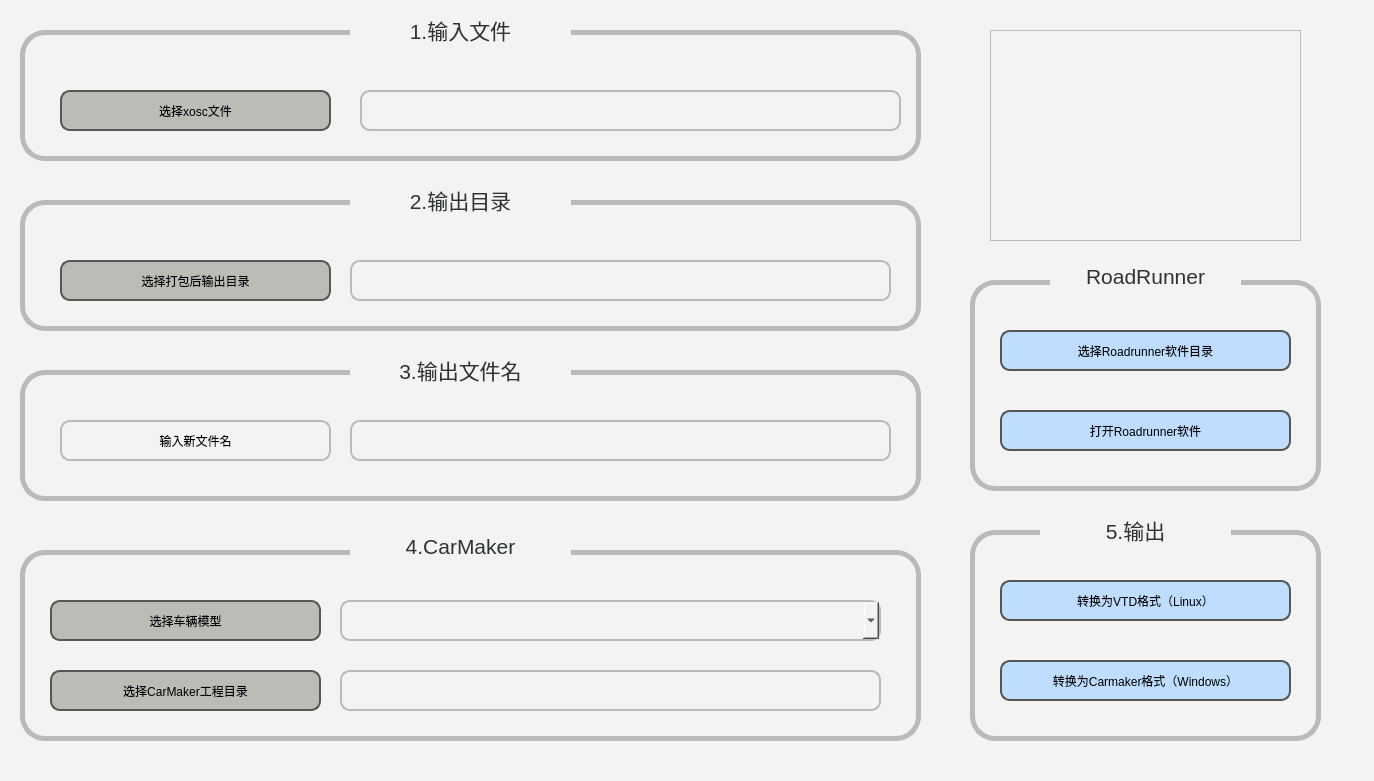
<?xml version="1.0" encoding="UTF-8"?>
<ui version="4.0">
 <class>MainWindow</class>
 <widget class="QDialog" name="MainWindow">
  <property name="geometry">
   <rect>
    <x>0</x>
    <y>0</y>
    <width>1374</width>
    <height>781</height>
   </rect>
  </property>
  <property name="windowTitle">
   <string>OpenX</string>
  </property>
  <property name="autoFillBackground">
   <bool>false</bool>
  </property>
  <property name="styleSheet">
   <string notr="true">background-color: rgb(243, 243, 243);</string>
  </property>
  <widget class="QPushButton" name="select_input">
   <property name="geometry">
    <rect>
     <x>60</x>
     <y>90</y>
     <width>271</width>
     <height>41</height>
    </rect>
   </property>
   <property name="styleSheet">
    <string notr="true">border:2px solid rgb(85, 87, 83);
background-color: rgb(186, 189, 182);
border-radius:10px</string>
   </property>
   <property name="text">
    <string>选择xosc文件</string>
   </property>
  </widget>
  <widget class="QLineEdit" name="show_input">
   <property name="geometry">
    <rect>
     <x>360</x>
     <y>90</y>
     <width>541</width>
     <height>41</height>
    </rect>
   </property>
   <property name="styleSheet">
    <string notr="true">border:2px solid rgb(186,186,186);
border-radius:10px</string>
   </property>
   <property name="text">
    <string/>
   </property>
  </widget>
  <widget class="QPushButton" name="select_output">
   <property name="geometry">
    <rect>
     <x>60</x>
     <y>260</y>
     <width>271</width>
     <height>41</height>
    </rect>
   </property>
   <property name="styleSheet">
    <string notr="true">border:2px solid rgb(85, 87, 83);
background-color: rgb(186, 189, 182);
border-radius:10px</string>
   </property>
   <property name="text">
    <string>选择打包后输出目录</string>
   </property>
  </widget>
  <widget class="QTextEdit" name="textEdit_2">
   <property name="geometry">
    <rect>
     <x>350</x>
     <y>180</y>
     <width>221</width>
     <height>41</height>
    </rect>
   </property>
   <property name="styleSheet">
    <string notr="true">border:0px solid rgb(186,186,186);
background-color: rgb(243, 243, 243);
border-radius:10px</string>
   </property>
   <property name="html">
    <string>&lt;!DOCTYPE HTML PUBLIC &quot;-//W3C//DTD HTML 4.0//EN&quot; &quot;http://www.w3.org/TR/REC-html40/strict.dtd&quot;&gt;
&lt;html&gt;&lt;head&gt;&lt;meta name=&quot;qrichtext&quot; content=&quot;1&quot; /&gt;&lt;style type=&quot;text/css&quot;&gt;
p, li { white-space: pre-wrap; }
&lt;/style&gt;&lt;/head&gt;&lt;body style=&quot; font-family:'Ubuntu'; font-size:11pt; font-weight:400; font-style:normal;&quot;&gt;
&lt;p align=&quot;center&quot; style=&quot; margin-top:0px; margin-bottom:0px; margin-left:0px; margin-right:0px; -qt-block-indent:0; text-indent:0px;&quot;&gt;&lt;span style=&quot; font-size:16pt; color:#2e3436;&quot;&gt;2.输出目录&lt;/span&gt;&lt;/p&gt;&lt;/body&gt;&lt;/html&gt;</string>
   </property>
  </widget>
  <widget class="QLineEdit" name="show_output">
   <property name="geometry">
    <rect>
     <x>350</x>
     <y>260</y>
     <width>541</width>
     <height>41</height>
    </rect>
   </property>
   <property name="styleSheet">
    <string notr="true">border:2px solid rgb(186,186,186);
border-radius:10px</string>
   </property>
   <property name="text">
    <string/>
   </property>
  </widget>
  <widget class="QPushButton" name="pushButton">
   <property name="geometry">
    <rect>
     <x>1000</x>
     <y>580</y>
     <width>291</width>
     <height>41</height>
    </rect>
   </property>
   <property name="styleSheet">
    <string notr="true">border:2px solid rgb(85, 87, 83);
background-color: rgb(190, 221, 255);
border-radius:10px
</string>
   </property>
   <property name="text">
    <string>转换为VTD格式（Linux）</string>
   </property>
  </widget>
  <widget class="QLineEdit" name="new_filename">
   <property name="geometry">
    <rect>
     <x>350</x>
     <y>420</y>
     <width>541</width>
     <height>41</height>
    </rect>
   </property>
   <property name="styleSheet">
    <string notr="true">border:2px solid rgb(186,186,186);
border-radius:10px</string>
   </property>
   <property name="text">
    <string/>
   </property>
  </widget>
  <widget class="QPushButton" name="select_folder">
   <property name="geometry">
    <rect>
     <x>50</x>
     <y>600</y>
     <width>271</width>
     <height>41</height>
    </rect>
   </property>
   <property name="styleSheet">
    <string notr="true">border:2px solid rgb(85, 87, 83);
background-color: rgb(186, 189, 182);
border-radius:10px</string>
   </property>
   <property name="text">
    <string>选择车辆模型</string>
   </property>
  </widget>
  <widget class="QComboBox" name="comboBox">
   <property name="geometry">
    <rect>
     <x>340</x>
     <y>600</y>
     <width>541</width>
     <height>41</height>
    </rect>
   </property>
   <property name="styleSheet">
    <string notr="true">border:2px solid rgb(186,186,186);
border-radius:10px</string>
   </property>
  </widget>
  <widget class="QPushButton" name="open_soft">
   <property name="geometry">
    <rect>
     <x>1000</x>
     <y>410</y>
     <width>291</width>
     <height>41</height>
    </rect>
   </property>
   <property name="styleSheet">
    <string notr="true">border:2px solid rgb(85, 87, 83);
background-color: rgb(190, 221, 255);
border-radius:10px
</string>
   </property>
   <property name="text">
    <string>打开Roadrunner软件</string>
   </property>
  </widget>
  <widget class="QPushButton" name="carmaker">
   <property name="geometry">
    <rect>
     <x>1000</x>
     <y>660</y>
     <width>291</width>
     <height>41</height>
    </rect>
   </property>
   <property name="styleSheet">
    <string notr="true">border:2px solid rgb(85, 87, 83);
background-color: rgb(190, 221, 255);
border-radius:10px
</string>
   </property>
   <property name="text">
    <string>转换为Carmaker格式（Windows）</string>
   </property>
  </widget>
  <widget class="QLineEdit" name="show_carmaker">
   <property name="geometry">
    <rect>
     <x>340</x>
     <y>670</y>
     <width>541</width>
     <height>41</height>
    </rect>
   </property>
   <property name="styleSheet">
    <string notr="true">border:2px solid rgb(186,186,186);
border-radius:10px</string>
   </property>
   <property name="text">
    <string/>
   </property>
  </widget>
  <widget class="QPushButton" name="carmaker_input">
   <property name="geometry">
    <rect>
     <x>50</x>
     <y>670</y>
     <width>271</width>
     <height>41</height>
    </rect>
   </property>
   <property name="styleSheet">
    <string notr="true">border:2px solid rgb(85, 87, 83);
background-color: rgb(186, 189, 182);
border-radius:10px</string>
   </property>
   <property name="text">
    <string>选择CarMaker工程目录</string>
   </property>
  </widget>
  <widget class="QFrame" name="frame">
   <property name="geometry">
    <rect>
     <x>990</x>
     <y>30</y>
     <width>311</width>
     <height>211</height>
    </rect>
   </property>
   <property name="styleSheet">
    <string notr="true">border-image: url(:/DSXW/DSXW.png);
border-image: url(:/DSXW/DSXW.png);</string>
   </property>
   <property name="frameShape">
    <enum>QFrame::StyledPanel</enum>
   </property>
   <property name="frameShadow">
    <enum>QFrame::Raised</enum>
   </property>
  </widget>
  <widget class="QPushButton" name="blank">
   <property name="geometry">
    <rect>
     <x>20</x>
     <y>30</y>
     <width>901</width>
     <height>131</height>
    </rect>
   </property>
   <property name="styleSheet">
    <string notr="true">border:5px solid rgb(186,186,186);
background-color: rgb(243, 243, 243);
border-radius:25px</string>
   </property>
   <property name="text">
    <string/>
   </property>
  </widget>
  <widget class="QPushButton" name="blank_3">
   <property name="geometry">
    <rect>
     <x>20</x>
     <y>550</y>
     <width>901</width>
     <height>191</height>
    </rect>
   </property>
   <property name="styleSheet">
    <string notr="true">border:5px solid rgb(186,186,186);
border-radius:25px</string>
   </property>
   <property name="text">
    <string/>
   </property>
  </widget>
  <widget class="QPushButton" name="blank_4">
   <property name="geometry">
    <rect>
     <x>20</x>
     <y>370</y>
     <width>901</width>
     <height>131</height>
    </rect>
   </property>
   <property name="styleSheet">
    <string notr="true">border:5px solid rgb(186,186,186);
border-radius:25px</string>
   </property>
   <property name="text">
    <string/>
   </property>
  </widget>
  <widget class="QPushButton" name="blank_2">
   <property name="geometry">
    <rect>
     <x>20</x>
     <y>200</y>
     <width>901</width>
     <height>131</height>
    </rect>
   </property>
   <property name="styleSheet">
    <string notr="true">border:5px solid rgb(186,186,186);
border-radius:25px</string>
   </property>
   <property name="text">
    <string/>
   </property>
  </widget>
  <widget class="QPushButton" name="select_folder_2">
   <property name="geometry">
    <rect>
     <x>60</x>
     <y>420</y>
     <width>271</width>
     <height>41</height>
    </rect>
   </property>
   <property name="styleSheet">
    <string notr="true">border:2px solid rgb(186,186,186);
border-radius:10px</string>
   </property>
   <property name="text">
    <string>输入新文件名</string>
   </property>
  </widget>
  <widget class="QTextEdit" name="textEdit_3">
   <property name="geometry">
    <rect>
     <x>350</x>
     <y>350</y>
     <width>221</width>
     <height>41</height>
    </rect>
   </property>
   <property name="styleSheet">
    <string notr="true">border:0px solid rgb(186,186,186);
background-color: rgb(243, 243, 243);
border-radius:10px</string>
   </property>
   <property name="html">
    <string>&lt;!DOCTYPE HTML PUBLIC &quot;-//W3C//DTD HTML 4.0//EN&quot; &quot;http://www.w3.org/TR/REC-html40/strict.dtd&quot;&gt;
&lt;html&gt;&lt;head&gt;&lt;meta name=&quot;qrichtext&quot; content=&quot;1&quot; /&gt;&lt;style type=&quot;text/css&quot;&gt;
p, li { white-space: pre-wrap; }
&lt;/style&gt;&lt;/head&gt;&lt;body style=&quot; font-family:'Ubuntu'; font-size:11pt; font-weight:400; font-style:normal;&quot;&gt;
&lt;p align=&quot;center&quot; style=&quot; margin-top:0px; margin-bottom:0px; margin-left:0px; margin-right:0px; -qt-block-indent:0; text-indent:0px;&quot;&gt;&lt;span style=&quot; font-size:16pt; color:#2e3436;&quot;&gt;3.输出文件名&lt;/span&gt;&lt;/p&gt;&lt;/body&gt;&lt;/html&gt;</string>
   </property>
  </widget>
  <widget class="QTextEdit" name="textEdit_4">
   <property name="geometry">
    <rect>
     <x>350</x>
     <y>530</y>
     <width>221</width>
     <height>41</height>
    </rect>
   </property>
   <property name="styleSheet">
    <string notr="true">border:0px solid rgb(186,186,186);
background-color: rgb(243, 243, 243);
border-radius:10px</string>
   </property>
   <property name="html">
    <string>&lt;!DOCTYPE HTML PUBLIC &quot;-//W3C//DTD HTML 4.0//EN&quot; &quot;http://www.w3.org/TR/REC-html40/strict.dtd&quot;&gt;
&lt;html&gt;&lt;head&gt;&lt;meta name=&quot;qrichtext&quot; content=&quot;1&quot; /&gt;&lt;style type=&quot;text/css&quot;&gt;
p, li { white-space: pre-wrap; }
&lt;/style&gt;&lt;/head&gt;&lt;body style=&quot; font-family:'Ubuntu'; font-size:11pt; font-weight:400; font-style:normal;&quot;&gt;
&lt;p align=&quot;center&quot; style=&quot; margin-top:0px; margin-bottom:0px; margin-left:0px; margin-right:0px; -qt-block-indent:0; text-indent:0px;&quot;&gt;&lt;span style=&quot; font-size:16pt; color:#2e3436;&quot;&gt;4.CarMaker&lt;/span&gt;&lt;/p&gt;&lt;/body&gt;&lt;/html&gt;</string>
   </property>
  </widget>
  <widget class="QPushButton" name="blank_5">
   <property name="geometry">
    <rect>
     <x>970</x>
     <y>530</y>
     <width>351</width>
     <height>211</height>
    </rect>
   </property>
   <property name="styleSheet">
    <string notr="true">border:5px solid rgb(186,186,186);
border-radius:25px</string>
   </property>
   <property name="text">
    <string/>
   </property>
  </widget>
  <widget class="QTextEdit" name="textEdit_5">
   <property name="geometry">
    <rect>
     <x>1040</x>
     <y>510</y>
     <width>191</width>
     <height>41</height>
    </rect>
   </property>
   <property name="styleSheet">
    <string notr="true">border:0px solid rgb(186,186,186);
background-color: rgb(243, 243, 243);
border-radius:10px</string>
   </property>
   <property name="html">
    <string>&lt;!DOCTYPE HTML PUBLIC &quot;-//W3C//DTD HTML 4.0//EN&quot; &quot;http://www.w3.org/TR/REC-html40/strict.dtd&quot;&gt;
&lt;html&gt;&lt;head&gt;&lt;meta name=&quot;qrichtext&quot; content=&quot;1&quot; /&gt;&lt;style type=&quot;text/css&quot;&gt;
p, li { white-space: pre-wrap; }
&lt;/style&gt;&lt;/head&gt;&lt;body style=&quot; font-family:'Ubuntu'; font-size:11pt; font-weight:400; font-style:normal;&quot;&gt;
&lt;p align=&quot;center&quot; style=&quot; margin-top:0px; margin-bottom:0px; margin-left:0px; margin-right:0px; -qt-block-indent:0; text-indent:0px;&quot;&gt;&lt;span style=&quot; font-size:16pt; color:#2e3436;&quot;&gt;5.输出&lt;/span&gt;&lt;/p&gt;&lt;/body&gt;&lt;/html&gt;</string>
   </property>
  </widget>
  <widget class="QTextEdit" name="textEdit_6">
   <property name="geometry">
    <rect>
     <x>350</x>
     <y>10</y>
     <width>221</width>
     <height>41</height>
    </rect>
   </property>
   <property name="styleSheet">
    <string notr="true">border:0px solid rgb(186,186,186);
background-color: rgb(243, 243, 243);
border-radius:10px</string>
   </property>
   <property name="html">
    <string>&lt;!DOCTYPE HTML PUBLIC &quot;-//W3C//DTD HTML 4.0//EN&quot; &quot;http://www.w3.org/TR/REC-html40/strict.dtd&quot;&gt;
&lt;html&gt;&lt;head&gt;&lt;meta name=&quot;qrichtext&quot; content=&quot;1&quot; /&gt;&lt;style type=&quot;text/css&quot;&gt;
p, li { white-space: pre-wrap; }
&lt;/style&gt;&lt;/head&gt;&lt;body style=&quot; font-family:'Ubuntu'; font-size:11pt; font-weight:400; font-style:normal;&quot;&gt;
&lt;p align=&quot;center&quot; style=&quot; margin-top:0px; margin-bottom:0px; margin-left:0px; margin-right:0px; -qt-block-indent:0; text-indent:0px;&quot;&gt;&lt;span style=&quot; font-size:16pt; color:#2e3436;&quot;&gt;1.输入文件&lt;/span&gt;&lt;/p&gt;&lt;/body&gt;&lt;/html&gt;</string>
   </property>
  </widget>
  <widget class="QTextEdit" name="textEdit_7">
   <property name="geometry">
    <rect>
     <x>1050</x>
     <y>260</y>
     <width>191</width>
     <height>41</height>
    </rect>
   </property>
   <property name="styleSheet">
    <string notr="true">border:0px solid rgb(186,186,186);
background-color: rgb(243, 243, 243);
border-radius:10px</string>
   </property>
   <property name="html">
    <string>&lt;!DOCTYPE HTML PUBLIC &quot;-//W3C//DTD HTML 4.0//EN&quot; &quot;http://www.w3.org/TR/REC-html40/strict.dtd&quot;&gt;
&lt;html&gt;&lt;head&gt;&lt;meta name=&quot;qrichtext&quot; content=&quot;1&quot; /&gt;&lt;style type=&quot;text/css&quot;&gt;
p, li { white-space: pre-wrap; }
&lt;/style&gt;&lt;/head&gt;&lt;body style=&quot; font-family:'Ubuntu'; font-size:11pt; font-weight:400; font-style:normal;&quot;&gt;
&lt;p align=&quot;center&quot; style=&quot; margin-top:0px; margin-bottom:0px; margin-left:0px; margin-right:0px; -qt-block-indent:0; text-indent:0px;&quot;&gt;&lt;span style=&quot; font-size:16pt; color:#2e3436;&quot;&gt;RoadRunner&lt;/span&gt;&lt;/p&gt;&lt;/body&gt;&lt;/html&gt;</string>
   </property>
  </widget>
  <widget class="QPushButton" name="blank_6">
   <property name="geometry">
    <rect>
     <x>970</x>
     <y>280</y>
     <width>351</width>
     <height>211</height>
    </rect>
   </property>
   <property name="styleSheet">
    <string notr="true">border:5px solid rgb(186,186,186);
border-radius:25px</string>
   </property>
   <property name="text">
    <string/>
   </property>
  </widget>
  <widget class="QPushButton" name="select_soft">
   <property name="geometry">
    <rect>
     <x>1000</x>
     <y>330</y>
     <width>291</width>
     <height>41</height>
    </rect>
   </property>
   <property name="styleSheet">
    <string notr="true">border:2px solid rgb(85, 87, 83);
background-color: rgb(190, 221, 255);
border-radius:10px
</string>
   </property>
   <property name="text">
    <string>选择Roadrunner软件目录</string>
   </property>
  </widget>
  <zorder>blank_6</zorder>
  <zorder>blank_5</zorder>
  <zorder>blank_3</zorder>
  <zorder>blank_4</zorder>
  <zorder>blank_2</zorder>
  <zorder>blank</zorder>
  <zorder>select_input</zorder>
  <zorder>show_input</zorder>
  <zorder>select_output</zorder>
  <zorder>textEdit_2</zorder>
  <zorder>show_output</zorder>
  <zorder>pushButton</zorder>
  <zorder>new_filename</zorder>
  <zorder>select_folder</zorder>
  <zorder>comboBox</zorder>
  <zorder>open_soft</zorder>
  <zorder>carmaker</zorder>
  <zorder>show_carmaker</zorder>
  <zorder>carmaker_input</zorder>
  <zorder>frame</zorder>
  <zorder>select_folder_2</zorder>
  <zorder>textEdit_3</zorder>
  <zorder>textEdit_4</zorder>
  <zorder>textEdit_5</zorder>
  <zorder>textEdit_6</zorder>
  <zorder>textEdit_7</zorder>
  <zorder>select_soft</zorder>
 </widget>
 <resources>
  <include location="DSXW.qrc"/>
 </resources>
 <connections/>
</ui>
